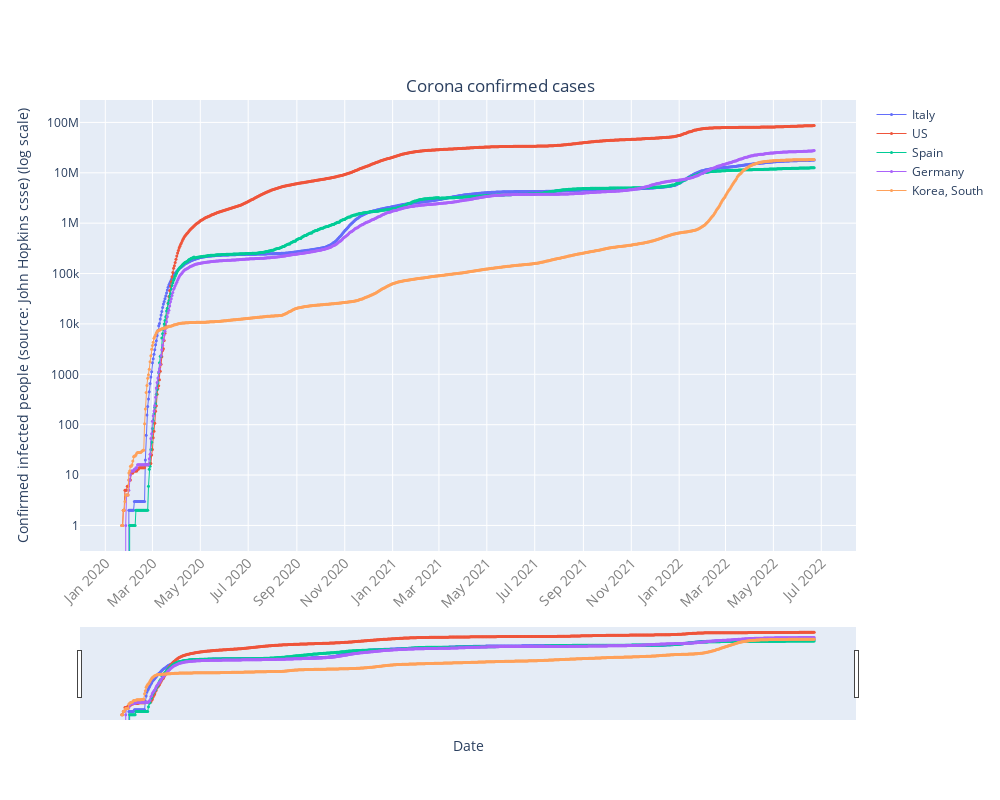

The notebook cell this image was saved under:
### Code cell
#to check the helper function
quick_plot(df_analyse.date,
           df_analyse.iloc[:,1:],
           y_scale='log',
           slider=True,
           xname = 'Date',
           yname = 'Confirmed infected people (source: John Hopkins csse) (log scale)',
           figname = 'Corona confirmed cases'
          )

### Figure 1 — Plotly figure (JSON) as saved in the notebook; plotly's stock layout.template omitted (floating-point values rounded to 4 significant figures; data arrays with more than 128 entries replaced by an {"elided": "..."} marker saying what was removed)
{"data": [{"line": {"width": 1}, "marker": {"size": 3}, "mode": "markers+lines", "name": "Italy", "type": "scatter", "x": {"elided": "883 str values"}, "y": {"elided": "883 int values"}}, {"line": {"width": 1}, "marker": {"size": 3}, "mode": "markers+lines", "name": "US", "type": "scatter", "x": {"elided": "883 str values"}, "y": {"elided": "883 int values"}}, {"line": {"width": 1}, "marker": {"size": 3}, "mode": "markers+lines", "name": "Spain", "type": "scatter", "x": {"elided": "883 str values"}, "y": {"elided": "883 int values"}}, {"line": {"width": 1}, "marker": {"size": 3}, "mode": "markers+lines", "name": "Germany", "type": "scatter", "x": {"elided": "883 str values"}, "y": {"elided": "883 int values"}}, {"line": {"width": 1}, "marker": {"size": 3}, "mode": "markers+lines", "name": "Korea, South", "type": "scatter", "x": {"elided": "883 str values"}, "y": {"elided": "883 int values"}}], "layout": {"height": 800, "title": {"text": "Corona confirmed cases", "x": 0.5, "xanchor": "center", "y": 0.9, "yanchor": "top"}, "width": 1000, "xaxis": {"nticks": 20, "rangeslider": {"visible": true}, "tickangle": -45, "tickfont": {"color": "#7f7f7f", "size": 14}, "title": {"text": "Date"}}, "yaxis": {"title": {"text": "Confirmed infected people (source: John Hopkins csse) (log scale)"}, "type": "log"}}}
